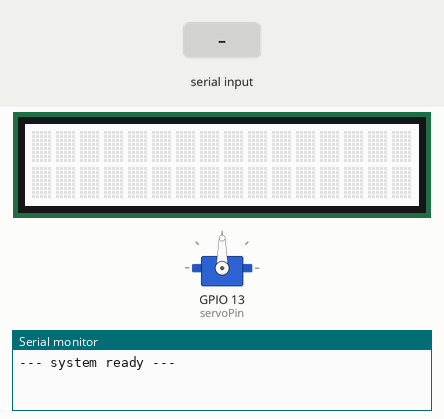
This sketch was run on a simulated ESP32. Shown: 16×2 character LCD, servo, the last lines printed to the serial monitor. Inputs (shaded band) come from the test bench.

Above: at 1.2 s.
1.3 s: "C,45\n" received over Serial
At 3.75 s:
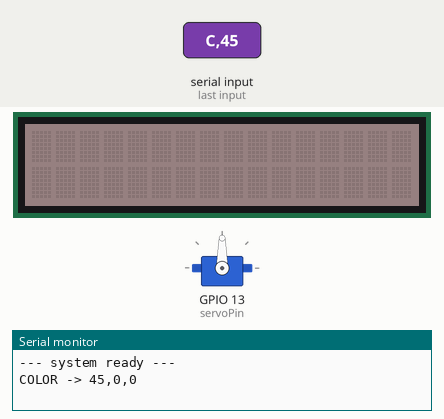
4.3 s: "S" received over Serial
At 6.7 s:
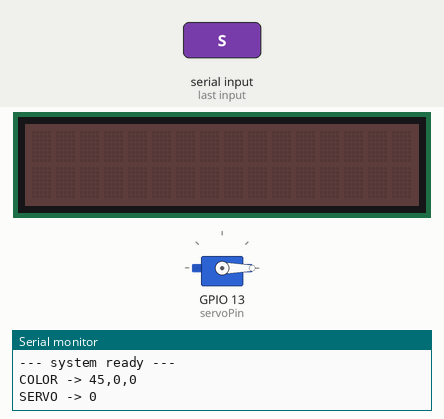
7.0 s: "S90\n" received over Serial
At 7.9 s:
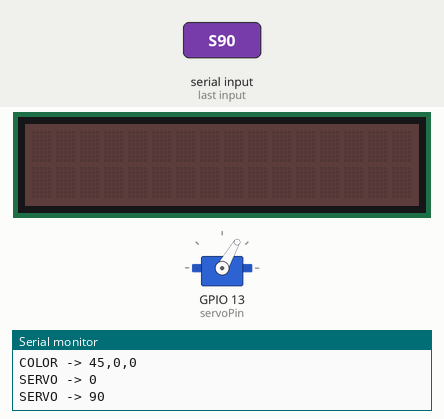
8.5 s: "S,45\n" received over Serial
At 9.0 s:
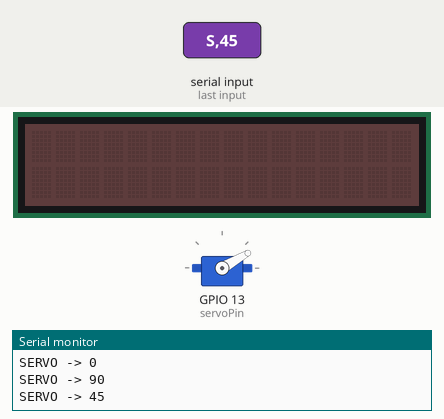
10.0 s: "C90\n" received over Serial
At 13.5 s:
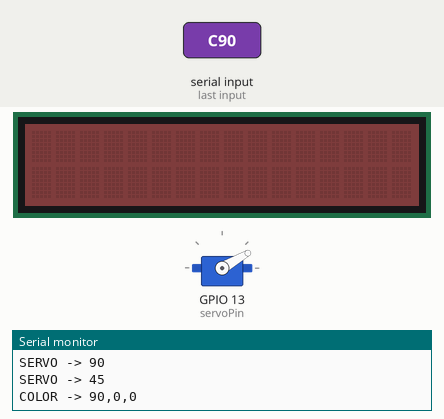
Timing chart, 0 to 14.0 s (numbered marks = the images above; inputs shaded):
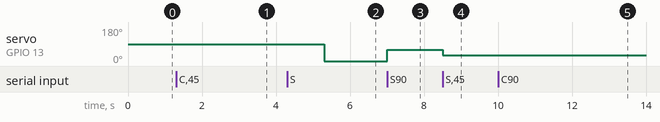

The sketch:

esp32_main.ino
```cpp
#include <Wire.h>
#include <ESP32Servo.h>
#include "rgb_lcd.h"

rgb_lcd lcd;
Servo myServo;

// servo constants
const int servoPin = 13;
const int minPulse = 500;
const int maxPulse = 2500;

// colour variables
float currentR = 255, currentG = 255, currentB = 255; // Starts White
int targetR = 255, targetG = 255, targetB = 255;
float fadeSpeed = 0.05; // Adjust this (0.01 to 0.1) for speed. Lower = Slower.

unsigned long lastFadeTime = 0;
const int fadeInterval = 15; // Smooth 60fps-ish update (15ms)

void setup() {
    Serial.begin(115200);
    Wire.begin(21, 22);
    lcd.begin(16, 2);

    ESP32PWM::allocateTimer(0);
    myServo.setPeriodHertz(50);
    myServo.attach(servoPin, minPulse, maxPulse);

    lcd.setRGB(currentR, currentG, currentB);
    Serial.println("--- system ready ---");
}

void loop() {
    // 1. LISTEN FOR COMMANDS (Immediate)
    if (Serial.available() > 0) {
        char cmdType = Serial.read();

        if (cmdType == 'S') {
            int angle = Serial.parseInt();
            if (angle >= 0 && angle <= 270) {
                myServo.writeMicroseconds(map(angle, 0, 270, minPulse, maxPulse));
                Serial.print("SERVO -> "); Serial.println(angle);
            }
        }
        else if (cmdType == 'C') {
            targetR = Serial.parseInt();
            targetG = Serial.parseInt();
            targetB = Serial.parseInt();
            Serial.print("COLOR -> ");
            Serial.print(targetR); Serial.print(","); Serial.print(targetG); Serial.print(","); Serial.println(targetB);
        }
        while(Serial.available() > 0) { Serial.read(); }
    }

    // 2. SMOOTH FADE LOGIC (Background)
    unsigned long now = millis();
    if (now - lastFadeTime >= fadeInterval) {
        lastFadeTime = now;

        // Move current color closer to target color slightly
        currentR += (targetR - currentR) * fadeSpeed;
        currentG += (targetG - currentG) * fadeSpeed;
        currentB += (targetB - currentB) * fadeSpeed;

        // Update the LCD
        lcd.setRGB((int)currentR, (int)currentG, (int)currentB);
    }
}
```

Measured:
- after the input at 4.3 s, servo on GPIO 13 (servoPin): 90° → 0° after 1.0 s
- after the input at 7.0 s, servo on GPIO 13 (servoPin): 0° → 60° at once
- after the input at 8.5 s, servo on GPIO 13 (servoPin): 60° → 30° at once
